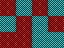

Rendered tile map (Tiled .tmx) drawn with the repository's tilesets; below, a short description and the full map source, tile grids included:
An orthogonal 4x3 tile map with 16x16 px tiles, 1 tile layer (Ground).

<map version="1.10" tiledversion="1.10.2" orientation="orthogonal" renderorder="right-down" width="4" height="3" tilewidth="16" tileheight="16" infinite="0" nextlayerid="2" nextobjectid="1">
 <tileset firstgid="1" name="mini" tilewidth="16" tileheight="16" tilecount="2" columns="2">
  <image source="mini_tiles.png" width="32" height="16" />
 </tileset>
 <layer id="1" name="Ground" width="4" height="3">
  <data encoding="csv">
1,2,1,2,
2,1,2,1,
1,1,2,2
</data>
 </layer>
</map>
